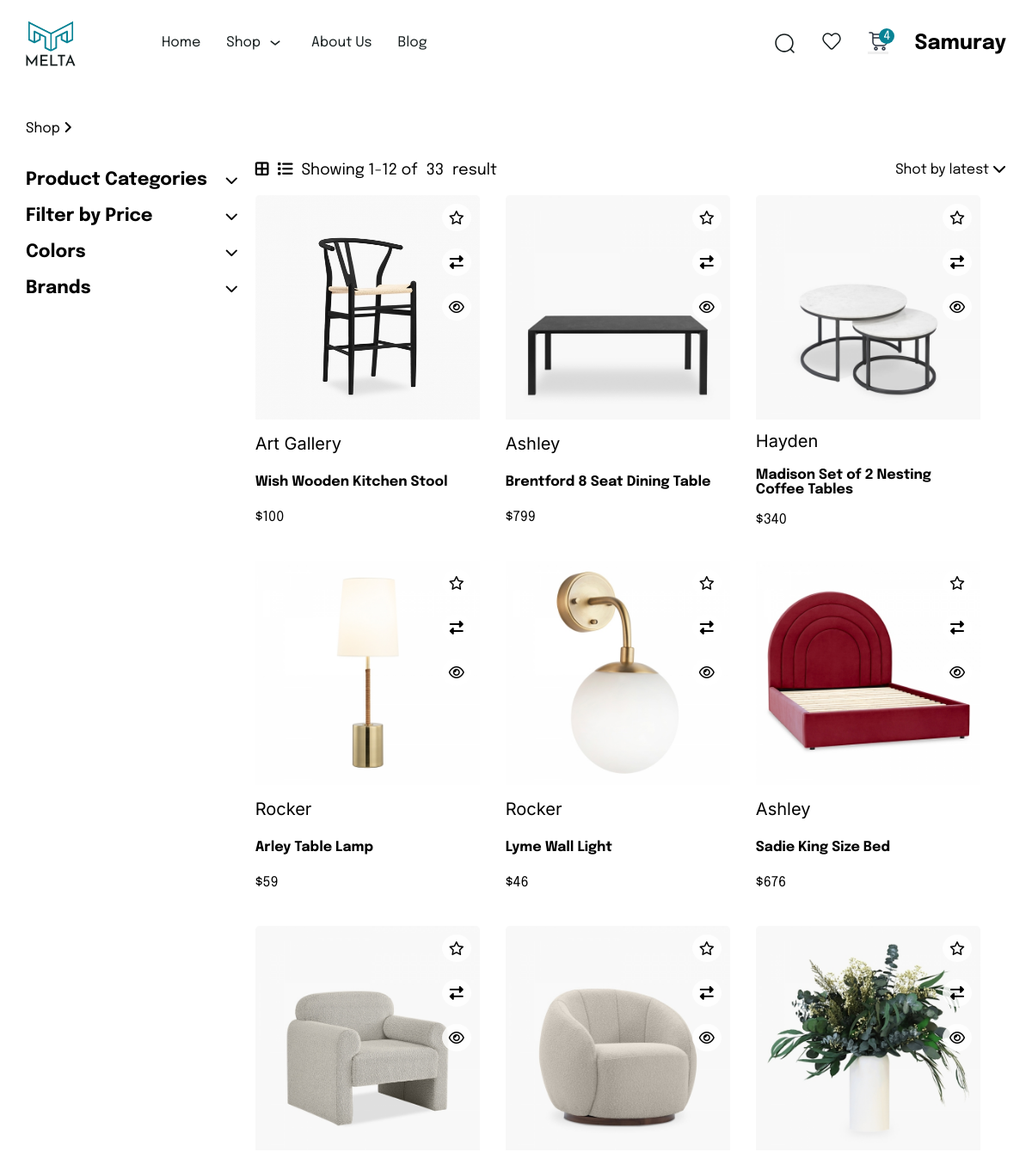
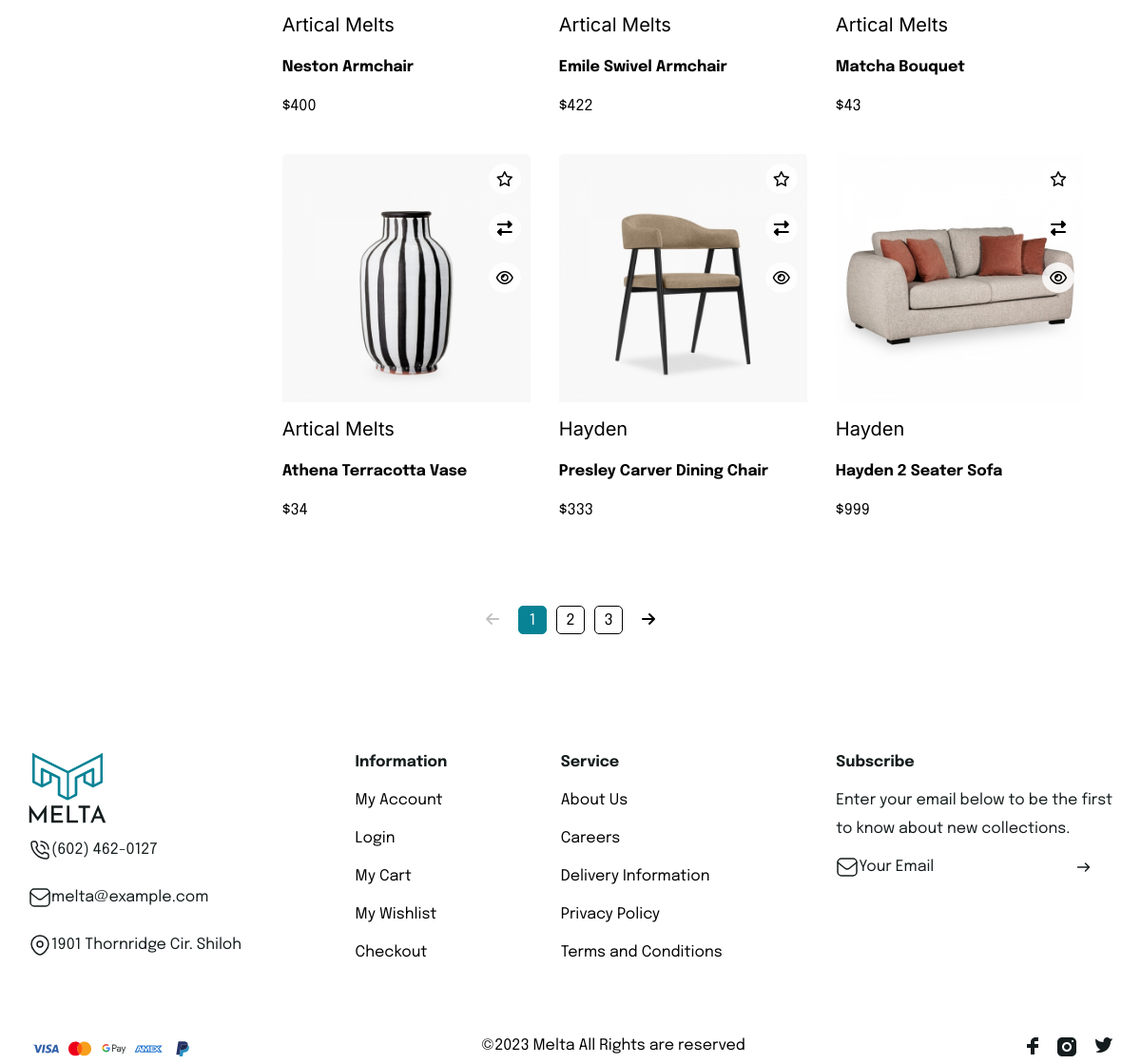
Screenshot of /products/ (signed in) with the database file from the repository (2 pictures, top to bottom).
### home/models.py (models this page shows, shortened)
class Products(models.Model):
    name = models.CharField(max_length=60, blank=True)
    brand = models.ForeignKey(Brand, on_delete=models.CASCADE, related_name='products')
    price = models.BigIntegerField()
    color = models.ForeignKey(Color, on_delete=models.CASCADE, related_name='products')
    category = models.ForeignKey(Products_Categories, on_delete=models.CASCADE, related_name='products')
    descriptions=models.TextField( default=1  )
    weight = models.DecimalField( default=1.1 ,max_digits=5, decimal_places=2)
    width = models.DecimalField(default=1.1,max_digits=5, decimal_places=2)
    height = models.DecimalField(default=1.1,max_digits=5, decimal_places=2)
    depth = models.DecimalField(default=1.1,max_digits=5, decimal_places=2)
    instock = models.BooleanField(default=True)
    materials = models.CharField(max_length=50, default='Wood')
    def get_main_image(self):
        first_image = self.images.first()
        return first_image.images.url if first_image else None

class ProductImage(models.Model):
    product = models.ForeignKey(Products, related_name='images', on_delete=models.CASCADE)
    images = models.ImageField(upload_to='product_images/')

class Brand(models.Model):
    brand=models.CharField(max_length=40)
    def __str__(self):
        return self.brand

### home/views.py (the view)
# urls.py: path('products/', products_view,name="products"),
def products_view(request):
    order = Order.objects.filter(customers=request.user, status=False)
    products_category = Products_Categories.objects.annotate( items_count = Count('products') )
    brands = Brand.objects.annotate( items_count = Count('products') )
    colors = Color.objects.annotate( items_count = Count('products') )
    products = Products.objects.all().annotate(average_rating=Avg('comments__rating'))
    products_count= len(Products.objects.all())
    filter_category = request.GET.getlist('category')
    filter_brand = request.GET.getlist('brand')
    filter_color = request.GET.getlist('color')
    filter_price_min = request.GET.get('range-min',0)
    filter_price_max = request.GET.get('range-max',7500)
    search = request.GET.get('search')
    if filter_category or filter_brand or filter_color or filter_price_min or filter_price_max or search:
        if filter_category:
            products = products.filter(category__in=filter_category)
        if filter_brand:
            products = products.filter(brand__in=filter_brand)
        if filter_color:
            products = products.filter(color__in=filter_color)
        if filter_price_min and filter_price_max:
            products = products.filter(price__gte=filter_price_min, price__lte=filter_price_max)
        if search:
            products = products.filter(
            Q(brand__brand__icontains=search) | Q(color__clName__icontains=search) | Q(category__name__icontains=search) | Q(name__icontains=search))
    paginator = Paginator(products, 12)
    page_number = request.GET.get("page")
    page_obj = paginator.get_page(page_number)
    context={'products_count':products_count,'order':order,'products_category':products_category,'brands':brands,"colors":colors,'products':page_obj,'filter_price_min':filter_price_min,'filter_price_max':filter_price_max,'filter_category':filter_category,'filter_brand':filter_brand,'filter_color':filter_color,'search':search}
    return render(request,'products.html',context)

### home/models.py (called while the page is built)
    def __str__(self):
        return self.name

### templates/products.html (shortened to what this page needs)
{% extends 'base.html' %}
{% block body %}
    <div class="shown_products">
        <span class='shown_shop'>Shop <i class="fa-solid fa-angle-right"></i></span>
        <span class="searched_values">
        </span>
    </div>
<div class="products_body">
    <div  class="products_filter">
        <ul id="products_filter">
            <li id="pro_li">
                <h3>Product Categories<i class="fa-solid fa-chevron-down"></i></h3>
            </li>
            <li class="price_li"><h3>Filter by Price<i class="fa-solid fa-chevron-down"></i></h3>
            </li>
            <li>
                <h3>Colors<i class="fa-solid fa-chevron-down"></i></h3>
            </li>
            <li>
                <h3>Brands<i class="fa-solid fa-chevron-down"></i></h3>
            </li>
        </ul>
    </div>
    <div class="products">
        <div class="products_head">
            <div class="view_display">
                <a title="big" href=""><i id="big-border" class="fa-solid fa-border-all"></i></a>
                <a title="big" href=""><i id="small-border" class="fa-solid fa-list"></i></a>
                Showing 1-12 of <span id="products_length">{{products_count}}</span> result
             </div>
            <div class="products_latest" id="latest">Shot by latest
                <i class="fa-solid fa-chevron-down"></i>
            </div>
        </div>
    <div id="products_detail" class="products_detail">
        {% if products %}
        {% for product in products %}
        <div class="product">
                <div class="pro_image">
                    <div>
                        <a href="{% url 'products-details' product.id %}">
                            <img  src="{{ product.get_main_image }}" alt=""  id="product_image_{{ product.id }}">
                        </a>
                    </div>
                    <div class="img_icons">
                        <i class="fa-regular fa-star"></i>
                        <i class="fa-solid fa-right-left"></i>
                        <i  class="fa-regular fa-eye" onclick="toggleFullscreen(event,'product_image_{{ product.id }}')"></i>
                    </div>
                </div>
            <div class="pro_about">
                <div class="pro_brand">{{product.brand}}</div>
                <div class="pro_name">{{product.name}}</div>
                <div class="pro_price">${{product.price}} </div>
           </div>
        </div>
        {% endfor %}
        {% else %}
           <p style="color:grey;text-align:center;width:100%;height:100%;margin-top:50px;">The item you are looking for is not available</p>
        {% endif %}
    </div>
    </div>
</div>
<div class="products_sorting">
    <div>
        {% if products.has_previous %}
        <a href="?page={{ products.previous_page_number }}"><i class="fa-solid fa-arrow-left"></i></a>
        {% else %}
        <i  style="color: rgb(195, 195, 195);cursor:auto" class="fa-solid fa-arrow-left"></i>
        {% endif %}
    </div>
    <div>
        <ul>
            {% for num in products.paginator.page_range %}
                {% if products.number == num %}
                    <li class="click_page">{{ num }}</li>
                {% else %}
                    <li><a href="?page={{ num }}">{{ num }}</a></li>
                {% endif %}
            {% endfor %}
        </ul>
    </div>
    <div>
        {% if products.has_next %}
            <a href="?page={{ products.next_page_number }}"><i class="fa-solid fa-arrow-right"></i></a>
        {% else %}
                <i  style="color: rgb(195, 195, 195);cursor:auto" class="fa-solid fa-arrow-right"></i>
        {% endif %}
    </div>
</div>
{% endblock body %}

### templates/base.html (shortened to what this page needs)
{% load static %}
<!DOCTYPE html>
<html lang="en">
<head>
    <link rel="stylesheet" href="https://cdnjs.cloudflare.com/ajax/libs/font-awesome/6.5.1/css/all.min.css" />
    <link rel="stylesheet" href="{% static 'product.css'%}">
    <link rel="stylesheet" href="{%static 'style.css'%}">
</head>
<body>
    <div class="container">
        <div class="navbar">
          <div class="nav">
            <div class="logo_text">
              <a href="{% url 'home' %}">
                <img
              src="/media/navbar-footer_img/homepage_logo.svg"
                alt="header-logo"
                class="header_logo"
              />
              </a>
            </div>
            <ul class="header_menu">
              <li><a href="{% url 'home' %}">Home</a></li>
              <li>
                <a href="{% url 'products' %}">Shop <img src="/media/navbar-footer_img/down.svg" alt="down" /></a>
              </li>
              <li><a href="">About Us</a></li>
              <li><a href="">Blog</a></li>
            </ul>
          </div>
          <div class="nav_login">
            <ul class="header_icon">
              <li style='position:relative;display:flex;align-items:center'>
                  <img onclick='searchClick(event)' style='margin-left:10px;width:25px;height:25px'  src="/media/navbar-footer_img/search_icon.svg" alt="" />
              </li>
              <li>
                  <img src="/media/navbar-footer_img/fav_icon.svg" alt="" />
              </li>
              <li>
                <button id="shop_btn" onclick="card_view(event)" class="icon_button">
                  <img src="/media/navbar-footer_img/shopbuy_icon.svg" alt="" />
                  <span id="shopcount">1</span>
                </button>
              </li>
            </ul>
            {% if request.user.is_authenticated %}
            <h2>{{request.user.username|title}}</h2>
              {% else %}
              <button class="login-button"><span>Login</span></button>
            {% endif %}
          </div>
        </div>
    </div>
    <div class="container">
      <div id='container_body' class="container_body">
    {% block body %}
    {% endblock body %}
     </div>
    </div>
    <div class="container">
    <div>
        <div class="footer">
          <ul>
            <img
              src="/media/navbar-footer_img/homepage_logo.svg"
              alt="footer-logo"
              class="footer_logo"
            />
            <li class="media_icon">
              <img src="/media/navbar-footer_img/calling.svg" alt="">
              <span>(602) 462-0127</span>
            </li>
            <li class="media_icon">
              <img src="/media/navbar-footer_img/gmail.svg" alt="">
              <span>melta@example.com</span>
            </li>
            <li class="media_icon">
              <img src="/media/navbar-footer_img/location.svg" alt="">
              <span>1901 Thornridge Cir. Shiloh</span>
            </li>
          </ul>
          <ul>
            <li><span class="bold">Information</span></li>
            <li><a href="">My Account</a></li>
            <li><a href="">Login</a></li>
            <li><a href="">My Cart</a></li>
            <li><a href="">My Wishlist</a></li>
            <li><a href="">Checkout</a></li>
          </ul>
          <ul>
            <li><span class="bold">Service</span></li>
            <li><a href="">About Us</a></li>
            <li><a href="">Careers</a></li>
            <li><a href="">Delivery Information</a></li>
            <li><a href="">Privacy Policy</a></li>
            <li><a href="">Terms and Conditions</a></li>
          </ul>
          <ul>
            <li><span class="bold">Subscribe</span></li>
            <li>
              Enter your email below to be the first <br> to know about new
              collections.
            </li>
            <li class="gmail">
              <img src="/media/navbar-footer_img/gmail.svg" alt="gmail icon">
              <span style="margin-right: 145px;">Your Email</span>
              <img src="/media/navbar-footer_img/right.svg" alt="right icon"></li>
          </ul>
        </div>
        <br><br>
        <div class="footer_end">
          <ul class="pay_card">
              <li><img src="/media/navbar-footer_img/Visa.svg" alt="Visa"></li>
              <li><img src="/media/navbar-footer_img/Mastercard.svg" alt="Mastercard"></li>
              <li><img src="/media/navbar-footer_img/GooglePay.svg" alt="GooglePay"></li>
              <li><img src="/media/navbar-footer_img/Amex.svg" alt="Amex"></li>
              <li><img src="/media/navbar-footer_img/PayPal.svg" alt="PayPal"></li>
          </ul>
          <span>©2023 Melta All Rights are reserved️ </span>
          <ul class="social">
              <li><img src="/media/navbar-footer_img/fb.svg" alt="facebook icon"></li>
              <li><img src="/media/navbar-footer_img/instagram.svg" alt="instagram icon"></li>
              <li><img src="/media/navbar-footer_img/twitter.svg" alt="twitter icon"></li>
          </ul>
      </div>
    </div>
    </div>
</body>
</html>

### static/product.css (style rules this page uses)
* { margin: 0; padding: 0; box-sizing: border-box; border: none; text-decoration: none; list-style: none; font-family: "Epilogue", sans-serif; user-select: none; }
i { cursor: pointer; }
a { color: black; }
.container { width: 1140px; max-width: 95%; margin: 0 auto; display: flex; flex-direction: column; gap: 100px; }
.container_body { display: flex; flex-direction: column; overflow: hidden; width: 100%; gap: 20px; padding: 40px 0px; }
.shown_products { width: 100%; display: flex; }
.shown_shop { width: 20%; }
.searched_values { text-align:center; width:100%; display:flex; flex-wrap:wrap; gap:5px; justify-content: center; }
.products_body { display: flex; gap: 20px; width: 100%; padding: 10px 0px; }
.products_filter ul li { font-size: 18px; }
.products_filter { width: calc(30% - 20px); padding-bottom: 10px; position: relative; }
.products_filter ul li { margin: 10px 0px; width: 100%; position: relative; user-select: none; cursor: pointer; }
.products_filter ul li h3 { display: flex; align-items: center; }
.products_filter ul li i { right: 0px; position: absolute; font-size: 15px; }
.products_sorting { display: flex; justify-content: center; align-items: center; gap: 20px; width: 100%; }
.products_sorting ul { display: flex; gap: 10px; }
.products_sorting ul li { border: 1px solid black; display: flex; align-items: center; justify-content: center; width: 30px; height: 30px; border-radius: 5px; position: relative; overflow: hidden; }
.products_sorting ul li::before { content: ''; display: none; background-color: #088395; position: absolute; top: 0px; left: 0px; width: 100%; height: 100%; z-index: -1; }
.click_page { background-color:#088395; color: white; border: 1px solid #088395 !important; }
.products { display: flex; flex-direction: column; gap: 20px; width: 100%; padding-bottom: 50px; }
.products_head { display: flex; width: 100%; justify-content: space-between; }
.view_display { display: flex; gap: 10px; align-items: center; font-size: 18px; }
.view_display i { cursor: pointer; }
.products_latest { position: relative; cursor: pointer; user-select: none; z-index: 2; }
.products_detail { display: flex; flex-wrap: wrap; align-items: center; gap: 30px; }
.product { width: calc((100% / 3) - 30px); position: relative; border-radius: 5px; overflow: hidden; font-family: "Inter", sans-serif; user-select: none; }
.pro_image { width: 100%; height: 100%; position: relative; text-align: center; }
.pro_image img { object-fit: contain; width:100%; height: 100%; max-width: 500px; max-height: 500px; }
.img_icons { display: flex; flex-direction: column; gap: 20px; position: absolute; right: 10px; top: 10px; }
.img_icons i { background-color: rgba(255, 255, 255, 0.838); border-radius: 50%; position: relative; padding: 8px; cursor: pointer; }
.pro_brand { font-size: 20px; font-family: "Inter", sans-serif }
.pro_name { font-size: 16px; font-weight: bolder; }
.pro_about { display: flex; flex-direction: column; justify-content: space-around; height: 130px; }

### rows the page displays
Products: get_main_image (picture), brand "Art Gallery", name "Wish Wooden Kitchen Stool", price "100"
Products: get_main_image (picture), brand "Ashley", name "Brentford 8 Seat Dining Table", price "799"
Products: get_main_image (picture), brand "Hayden", name "Madison Set of 2 Nesting Coffee Tables", price "340"
Products: get_main_image (picture), brand "Rocker", name "Arley Table Lamp", price "59"
Products: get_main_image (picture), brand "Rocker", name "Lyme Wall Light", price "46"
Products: get_main_image (picture), brand "Ashley", name "Sadie King Size Bed", price "676"
Products: get_main_image (picture), brand "Artical Melts", name "Neston Armchair", price "400"
Products: get_main_image (picture), brand "Artical Melts", name "Emile Swivel Armchair", price "422"
Products: get_main_image (picture), brand "Artical Melts", name "Matcha Bouquet", price "43"
Products: get_main_image (picture), brand "Artical Melts", name "Athena Terracotta Vase", price "34"
Products: get_main_image (picture), brand "Hayden", name "Presley Carver Dining Chair", price "333"
Products: get_main_image (picture), brand "Hayden", name "Hayden 2 Seater Sofa", price "999"

### other values shown
{{ request.user.username|title }} "Samuray"
{{ products_count }} "33"
{{ num }} "1"
{{ num }} "2" "3"
